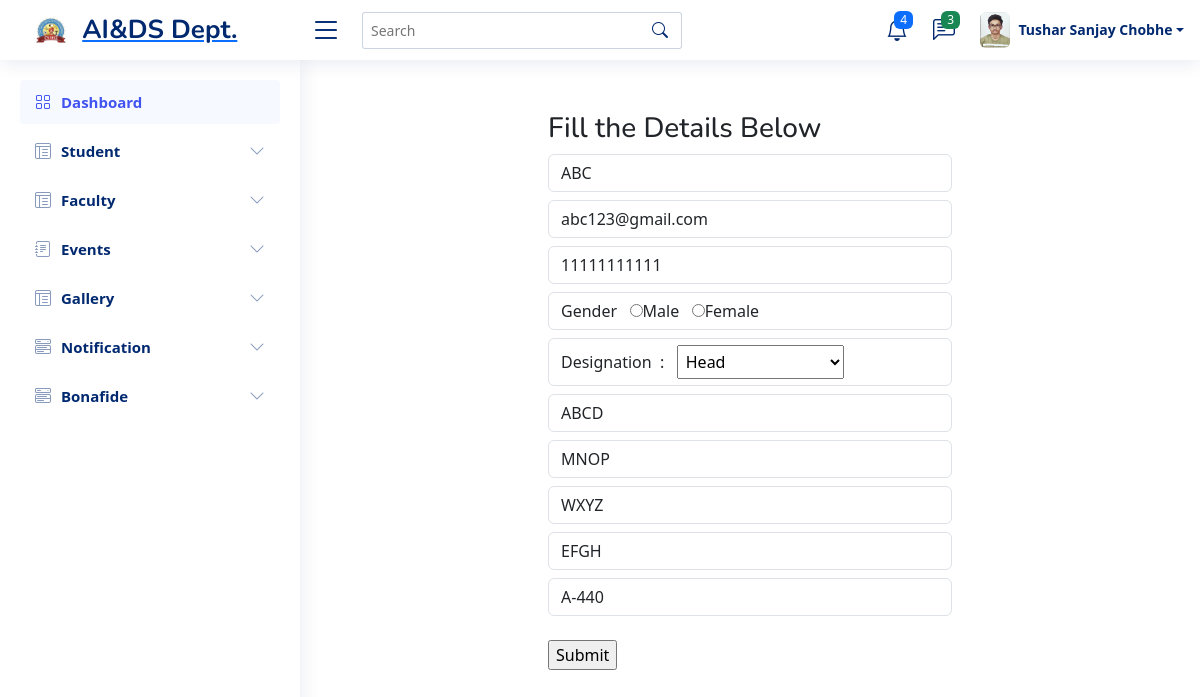
Page /manageFaculty-edit.php?myVar=abc123@gmail.com (signed in) on the committed database.
### tables this page shows
CREATE TABLE `studentdata` (
  `PRN` bigint(255) NOT NULL,
  `fullName` varchar(255) NOT NULL,
  `Class` varchar(255) NOT NULL,
  `Gender` varchar(255) NOT NULL,
  `DOB` date NOT NULL,
  `Category` varchar(255) NOT NULL,
  `Contact` bigint(255) NOT NULL,
  `Email` varchar(255) NOT NULL,
  `collegeHostel` varchar(255) NOT NULL,
  `busFacility` varchar(255) NOT NULL,
  `Address` varchar(255) NOT NULL,
  `password` varchar(255) NOT NULL,
  `photo` varchar(255) NOT NULL
);

CREATE TABLE `facultydata` (
  `Name` varchar(255) NOT NULL,
  `Email` varchar(255) NOT NULL,
  `Contact` bigint(255) NOT NULL,
  `Gender` varchar(255) NOT NULL,
  `DOB` date NOT NULL,
  `Designation` varchar(255) NOT NULL,
  `Qualification` varchar(255) NOT NULL,
  `totalExperience` varchar(255) NOT NULL,
  `Specialization` varchar(255) NOT NULL,
  `Achievements` varchar(255) NOT NULL,
  `Address` varchar(255) NOT NULL,
  `Password` varchar(255) NOT NULL,
  `Photo` varchar(255) NOT NULL
);

### manageFaculty-edit.php (the view, shortened to what this page needs)
<?php
include("header.php");
include("sidebar.php");
include("connection.php");
$f_email= $_GET["myVar"];
$myQuery= "SELECT * FROM facultydata
WHERE Email='".$f_email."'";
$result= $conn->query($myQuery);
if($result->num_rows>0)
{
 while($row= $result-> fetch_assoc())
 {
    $name = $row["Name"];
    $email = $row["Email"];
    $contact = $row["Contact"];
    $gender = $row["Gender"];
    $des = $row["Designation"];
    $qua = $row["Qualification"];
    $exp = $row["totalExperience"];
    $spe = $row["Specialization"];
    $ach = $row["Achievements"];
    $address = $row["Address"];
 }
}
else{
    echo "Data not found";
}
?>
<!DOCTYPE html>
<html lang="en">
<head>
    <link href="https://cdn.jsdelivr.net/npm/bootstrap@5.3.3/dist/css/bootstrap.min.css" rel="stylesheet">
</head>
<body>
    <main id="main" class="main">
    <div class="container">
        <div class="row mt-4">
            <div class="col-md-3"></div>
            <div class="col-md-6 col-sm-12 p-2 registration">
                <form action="manageFaculty-update.php" method="POST" enctype="multipart/form-data">
                    <h3>Fill the Details Below</h3>
                    <input type="text" name="fname" placeholder="Enter Your Fullname" class="form-control mt-2" value="<?php echo $name; ?>">
                    <input type="email" name="email" placeholder="Enter Your Email" class="form-control mt-2" pattern="[a-z0-9._%+\-]+@[a-z0-9.\-]+\.[a-z]{2,}$"  value="<?php echo $email; ?>">
                    <input type="text" name="contact" placeholder="Enter Your contact" class="form-control mt-2"  value="<?php echo $contact; ?>">
                    <div class="form-control mt-2">
                        Gender&nbsp;&nbsp;
                        <input type="radio" name="gender" value="male" <?php if($gender=="Male") echo 'checked="checked"'; ?>>Male&nbsp;&nbsp;
                        <input type="radio" name="gender" value="female" <?php if($gender=="Female") echo 'checked="checked"'; ?>>Female
                    </div>
                    <div class="form-control mt-2">
                        Designation&nbsp;&nbsp;:&nbsp;&nbsp;
                        <select name="designation" class="p-1" placeholder="Select Your Designation">
                            <option value="Head." <?php if($des=="Head") echo 'selected="selected"'; ?>>Head</option>
                        </select>
                    </div>
                    <input type="text" name="qualification" placeholder="Enter your Qualification" class="form-control mt-2" value="<?php echo $qua; ?>">
                    <input type="text" name="experience" placeholder="Enter your Total Experience" class="form-control mt-2" value="<?php echo $exp; ?>">
                    <input type="text" name="specialization" placeholder="Enter your Specialization" class="form-control mt-2" value="<?php echo $spe; ?>">
                    <input type="text" name="achievement" placeholder="Enter your Achievement" class="form-control mt-2" value="<?php echo $ach; ?>">
                    <input type="text" name="address" placeholder="Enter your Address" class="form-control mt-2"  value="<?php echo $address; ?>">
                    <div class="row">
                        <div class="col-md-6 col-6 mt-4">
                            <input type="submit" class="btn-register" name="submit" value="Submit">
                        </div>
                    </div>
                </form>
            </div>
            <div class="col-md-3"></div>
        </div>
    </div>
</main>
</body>
</html>

### header.php (shortened to what this page needs)
<?php
include("connection.php");
$user = $_SESSION["userLogin"];
$myQuery = "SELECT * FROM studentdata WHERE Email='".$user."'";
$result = $conn->query($myQuery);
if ( $result->num_rows > 0)
{
    $row = $result->fetch_assoc();
    $fullname = $row["fullName"];
    $photo = $row["photo"];
}
?>
<!DOCTYPE html>
<html lang="en">
<head>
  <link href="assets/vendor/bootstrap/css/bootstrap.min.css" rel="stylesheet">
  <link href="assets/vendor/bootstrap-icons/bootstrap-icons.css" rel="stylesheet">
  <link href="assets/vendor/boxicons/css/boxicons.min.css" rel="stylesheet">
  <link href="assets/vendor/quill/quill.snow.css" rel="stylesheet">
  <link href="assets/vendor/quill/quill.bubble.css" rel="stylesheet">
  <link href="assets/vendor/remixicon/remixicon.css" rel="stylesheet">
  <link href="assets/vendor/simple-datatables/style.css" rel="stylesheet">
  <link href="assets/css/style.css" rel="stylesheet">
</head>
<body>
<header id="header" class="header fixed-top d-flex align-items-center">
<div class="d-flex align-items-center justify-content-between">
  <a href="index.html" class="logo d-flex align-items-center">
    <img src="images/clg-logo.png" alt="" class="m-3">
    <span class="d-none d-lg-block">AI&DS Dept.</span>
  </a>
  <i class="bi bi-list toggle-sidebar-btn"></i>
</div>
<div class="search-bar">
  <form class="search-form d-flex align-items-center" method="POST" action="#">
    <input type="text" name="query" placeholder="Search" title="Enter search keyword">
    <button type="submit" title="Search"><i class="bi bi-search"></i></button>
  </form>
</div>
<nav class="header-nav ms-auto">
  <ul class="d-flex align-items-center">
    <li class="nav-item dropdown">
      <a class="nav-link nav-icon" href="#" data-bs-toggle="dropdown">
        <i class="bi bi-bell"></i>
        <span class="badge bg-primary badge-number">4</span>
      </a>
    </li>
    <li class="nav-item dropdown">
      <a class="nav-link nav-icon" href="#" data-bs-toggle="dropdown">
        <i class="bi bi-chat-left-text"></i>
        <span class="badge bg-success badge-number">3</span>
      </a>
    </li>
    <li class="nav-item dropdown pe-3">
      <a class="nav-link nav-profile d-flex align-items-center pe-0" href="#" data-bs-toggle="dropdown">
        <?php echo '<img src="uploads/student/'.$photo.'" alt="Profile" class="rounded">' ?>
        <span class="d-none d-md-block dropdown-toggle ps-2"><?php echo $fullname ?></span>
      </a>
    </li>
  </ul>
</nav>
</header>

### assets/css/style.css (style rules this page uses)
:root { scroll-behavior: smooth; }
body { font-family: "Open Sans", sans-serif; background: #f6f9ff; color: #444444; }
a { color: #4154f1; text-decoration: none; }
h1, h2, h3, h4, h5, h6 { font-family: "Nunito", sans-serif; }
#main { margin-top: 60px; padding: 20px 30px; transition: all 0.3s; }
.logo { line-height: 1; }
@media (min-width: 1200px) { .logo { width: 280px; } }
.logo img { max-height: 26px; margin-right: 6px; }
.logo span { font-size: 26px; font-weight: 700; color: #012970; font-family: "Nunito", sans-serif; }
.header { transition: all 0.5s; z-index: 997; height: 60px; box-shadow: 0px 2px 20px rgba(1, 41, 112, 0.1); background-color: #fff; padding-left: 20px; }
.header .toggle-sidebar-btn { font-size: 32px; padding-left: 10px; cursor: pointer; color: #012970; }
.header .search-bar { min-width: 360px; padding: 0 20px; }
.header .search-form { width: 100%; }
.header .search-form input { border: 0; font-size: 14px; color: #012970; border: 1px solid rgba(1, 41, 112, 0.2); padding: 7px 38px 7px 8px; border-radius: 3px; transition: 0.3s; width: 100%; }
.header .search-form button { border: 0; padding: 0; margin-left: -30px; background: none; }
.header .search-form button i { color: #012970; }
.header-nav ul { list-style: none; }
.header-nav>ul { margin: 0; padding: 0; }
.header-nav .nav-icon { font-size: 22px; color: #012970; margin-right: 25px; position: relative; }
.header-nav .nav-profile { color: #012970; }
.header-nav .nav-profile img { max-height: 36px; }
.header-nav .nav-profile span { font-size: 14px; font-weight: 600; }
.header-nav .badge-number { position: absolute; inset: -2px -5px auto auto; font-weight: normal; font-size: 12px; padding: 3px 6px; }
@media (min-width: 1200px) { #main, #footer { margin-left: 300px; } }

### rows in the picture
studentdata: photo (picture), fullName "Tushar Sanjay Chobhe"
facultydata: fname "ABC", email "abc123@gmail.com", contact "11111111111", qualification "ABCD", experience "MNOP", specialization "WXYZ", achievement "EFGH", address "A-440"
